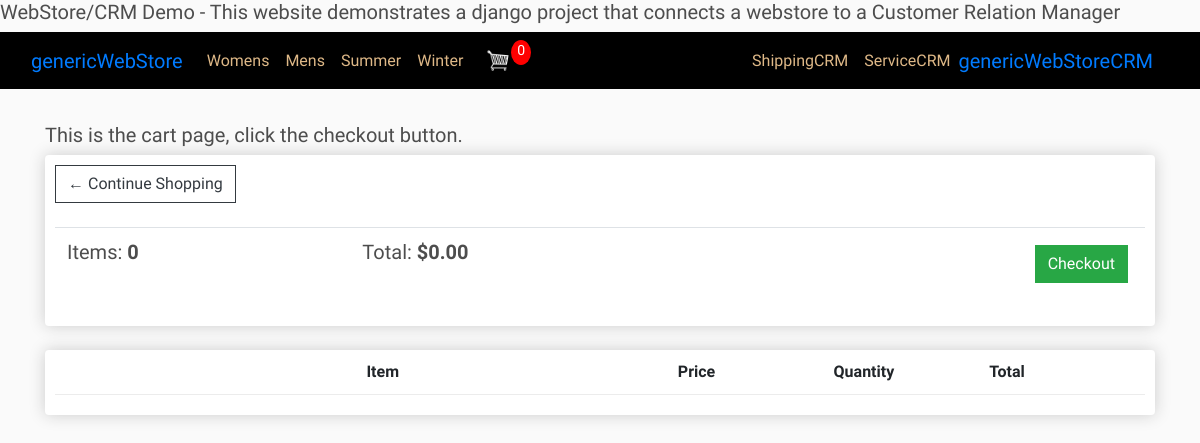
The app's page /cart/ (signed in), older data.
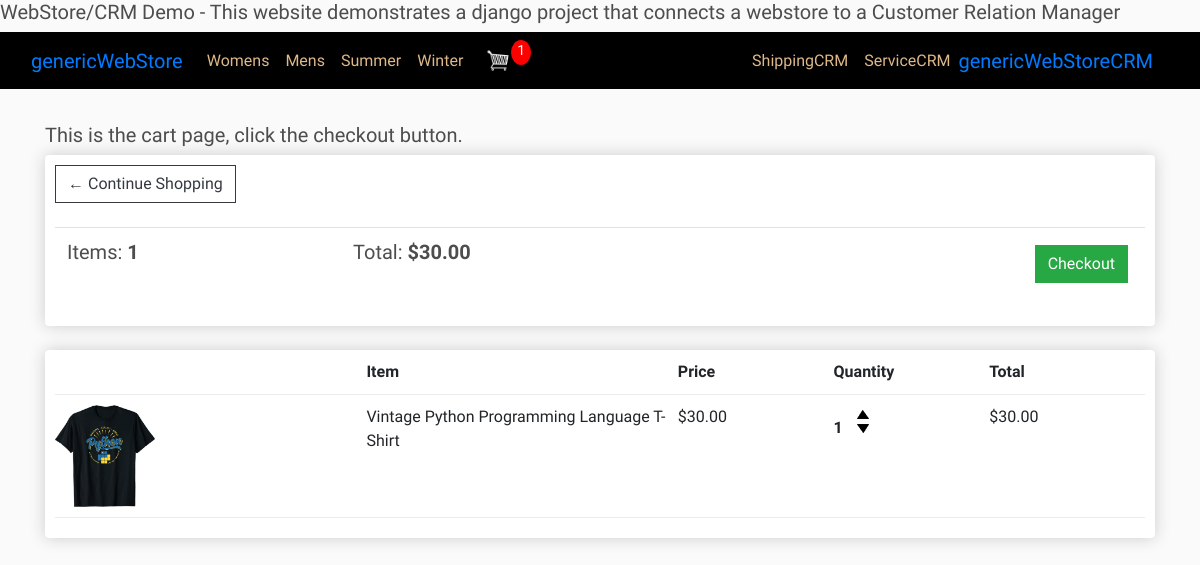
The same page, newer data.
### store/models.py (models this page shows, shortened)
class Order(models.Model):
	customer = models.ForeignKey(Customer, on_delete=models.SET_NULL, null=True, blank=True)
	date_ordered = models.DateTimeField(auto_now_add=True)
	complete = models.BooleanField(default=False)
	transaction_id = models.CharField(max_length=100, null=True)
	@property
	def get_cart_total(self):
		orderitems = self.orderitem_set.all()
		total = sum([item.get_total for item in orderitems])
		return total
	@property
	def get_cart_items(self):
		orderitems = self.orderitem_set.all()
		total = sum([item.quantity for item in orderitems])
		return total

class OrderItem(models.Model):
	product = models.ForeignKey(Product, on_delete=models.SET_NULL, null=True)
	order = models.ForeignKey(Order, on_delete=models.SET_NULL, null=True)
	quantity = models.IntegerField(default=0, null=True, blank=True)
	date_added = models.DateTimeField(auto_now_add=True)
	@property
	def get_total(self):
		total = self.product.price * self.quantity
		return total

class Product(models.Model):
	sCATEGORY = (
			('Summer', 'Summer'),
			('Winter', 'Winter'),
			)
	gCATEGORY = (
			('Womens', 'Womens'),
			('Mens', 'Mens'),
			)
	LOCATION = (
			('001','001'),
			('002','002'),
			('003','003'),
			('004','004'),
			('005','005'),
			('006','006'),
			('007','007'),
			)
	name = models.CharField(max_length=200)
	description = models.CharField(max_length=200, null=True, blank=True)
	genderCategory = models.CharField(max_length=200, null=True, choices=gCATEGORY)
	seasonCategory = models.CharField(max_length=200, null=True, choices=sCATEGORY)
	price = models.FloatField()
	slPrice = models.FloatField(null=True, blank=True)
	lwstPrice = models.FloatField(null=True, blank=True)
	cost = models.FloatField(null=True, blank=True)
	location = models.CharField(max_length=200, null=True, choices=LOCATION)
	mnfDscptn = models.TextField(null=True, blank=True)
	mnfBrCd = models.CharField(max_length=200, default=False)
	digital = models.BooleanField(default=False,null=True, blank=True)
	image = models.ImageField(null=True, blank=True)
	image2 = models.ImageField(null=True, blank=True)
	image3 = models.ImageField(null=True, blank=True)
	date_created = models.DateTimeField(auto_now_add=True, null=True)
	tags = models.ManyToManyField(Tag)
	newItem = models.BooleanField(default=False,null=True, blank=True)
	whatsHot = models.BooleanField(default=False,null=True, blank=True)
	promo = models.BooleanField(default=False,null=True, blank=True)
	@property
	def imageURL(self):
		try:
			url = self.image.url
		except:
			url = ''
		return url

### store/views.py (the view)
# urls.py: path('cart/', views.cart, name="cart"),
def cart(request):
	data = cartData(request)
	cartItems = data['cartItems']
	order = data['order']
	items = data['items']
	context = {'items':items, 'order':order, 'cartItems':cartItems}
	return render(request, 'store/cart.html', context)

### store/utils.py (called while the page is built)
def cartData(request):
	if request.user.is_authenticated:
		customer = request.user.customer
		order, created = Order.objects.get_or_create(customer=customer, complete=False)
		items = order.orderitem_set.all()
		cartItems = order.get_cart_items
	else:
		cookieData = cookieCart(request)
		cartItems = cookieData['cartItems']
		order = cookieData['order']
		items = cookieData['items']
	return {'cartItems':cartItems ,'order':order, 'items':items}

### store/templates/store/cart.html
{% extends 'store/main.html' %}
{% load static %}
{% block content %}
	<div class="row">
		<div class="col-lg-12">
<h5>			This is the cart page, click the checkout button.
</h5>
			<div class="box-element">
				<a  class="btn btn-outline-dark" href="{% url 'store' %}">&#x2190; Continue Shopping</a>
				<br>
				<br>
				<table class="table">
					<tr>
						<th><h5>Items: <strong>{{order.get_cart_items}}</strong></h5></th>
						<th><h5>Total:<strong> ${{order.get_cart_total|floatformat:2}}</strong></h5></th>
						<th>
							<a  style="float:right; margin:5px;" class="btn btn-success" href="{% url 'checkout' %}">Checkout</a>
						</th>
					</tr>
				</table>
			</div>
			<br>
			<div class="box-element">
				<div class="cart-row">
					<div style="flex:2"></div>
					<div style="flex:2"><strong>Item</strong></div>
					<div style="flex:1"><strong>Price</strong></div>
					<div style="flex:1"><strong>Quantity</strong></div>
					<div style="flex:1"><strong>Total</strong></div>
				</div>
				{% for item in items %}
				<div class="cart-row">
					<div style="flex:2"><img class="row-image" src="{{item.product.imageURL}}"></div>
					<div style="flex:2"><p>{{item.product.name}}</p></div>
					<div style="flex:1"><p>${{item.product.price|floatformat:2}}</p></div>
					<div style="flex:1">
						<p class="quantity">{{item.quantity}}</p>
						<div class="quantity">
							<img data-product="{{item.product.id}}" data-action="add" class="chg-quantity update-cart" src="{% static  'images/arrow-up.png' %}">
							<img data-product="{{item.product.id}}" data-action="remove" class="chg-quantity update-cart" src="{% static  'images/arrow-down.png' %}">
						</div>
					</div>
					<div style="flex:1"><p>${{item.get_total|floatformat:2}}</p></div>
				</div>
				{% endfor %}
			</div>
		</div>
	</div>
{% endblock content %}

### store/templates/store/main.html (shortened to what this page needs)
<!DOCTYPE html>
{% load static %}
<html>
   <head>
      <link rel="stylesheet" href="https://stackpath.bootstrapcdn.com/bootstrap/4.4.1/css/bootstrap.min.css">
      <link rel="stylesheet" type="text/css" href="{% static 'css/main.css' %}">
   </head>
   <body>
<h5>WebStore/CRM Demo - This website demonstrates a django project that connects a webstore to a Customer Relation Manager </h5>
      <nav class="navbar navbar-expand-lg">
         <div class="container-fluid">
         <a class="navbar-brand" href="{% url 'store' %}">genericWebStore</a>
         <div class="collapse navbar-collapse" id="navbarTogglerDemo01">
            <ul class="navbar-nav me-auto mb-2 mb-lg-0">
               <li class="nav-item">
                  <a class="nav-link" href="{% url 'womens' %}">Womens</a>
               </li>
               <li class="nav-item">
                  <a class="nav-link" href="{% url 'mens' %}">Mens</a>
               </li>
               <li class="nav-item">
                  <a class="nav-link" href="{% url 'summer' %}">Summer</a>
               </li>
               <li class="nav-item">
                  <a class="nav-link" href="{% url 'winter' %}">Winter</a>
               </li>
            </ul>
            <div class="form-inline my-2 my-lg-0">
               <a href="{% url 'cart' %}">
               <img id="cart-icon" src="{% static 'images/cart.png' %}">
               </a>
               <p id="cart-total">{{cartItems}}</p>
            </div>
         </div>
         <ul class="navbar-nav me-auto mb-2 mb-lg-0">
            <li class="nav-item">
               <a class="nav-link" href="{% url 'shipping' %}">ShippingCRM</a>
            </li>
            <li class="nav-item">
               <a class="nav-link" href="{% url 'service' %}">ServiceCRM</a>
            </li>
            <li class="nav-item">
               <a class="navbar-brand" href="{% url 'orders' %}">genericWebStoreCRM</a>
            </li>
         </ul>
      </nav>
      <div class="container">
         <br>
         {% block content %}
         {% endblock content %}
      </div>
   </body>
</html>

### static/css/main.css (style rules this page uses)
body { background-color: hsl(0, 0%, 98%); font-family: 'Tomorrow', sans-serif; }
.navbar { background-color: black; }
.nav-link { color: burlywood; }
h1,h2,h3,h4,h5,h6 { color:hsl(0, 0%, 30%); }
.box-element { box-shadow:hsl(0, 0%, 80%) 0 0 16px; background-color: #fff; border-radius: 4px; padding: 10px; }
#cart-icon { width:25px; display: inline-block; margin-left: 15px; }
#cart-total { display: block; text-align: center; color:#fff; background-color: red; width: 20px; height: 25px; border-radius: 50%; font-size: 14px; }
.col-lg-4, .col-lg-6, .col-lg-8, .col-lg-12 { margin-top: 10px; }
.btn { border-radius: 0; }
.row-image { width: 100px; }
.cart-row { display: flex; align-items: flex-stretch; padding-bottom: 10px; margin-bottom: 10px; border-bottom: 1px solid #ececec; }
.quantity { display: inline-block; font-weight: 700; padding-right:10px; }
.chg-quantity { width: 12px; cursor: pointer; display: block; margin-top: 5px; transition:.1s; }

Row changes from the older to the newer data that the page shows:
computed for Order: get_cart_items "0" → "1"; get_cart_total "0.00" → "30.00"
added OrderItem: product.imageURL (picture), product.name "Vintage Python Programming Language T-Shirt", product.price "30.00", quantity "1", get_total "30.00"
Text that changed along with them:
{{ cartItems }}: "0" → "1"
